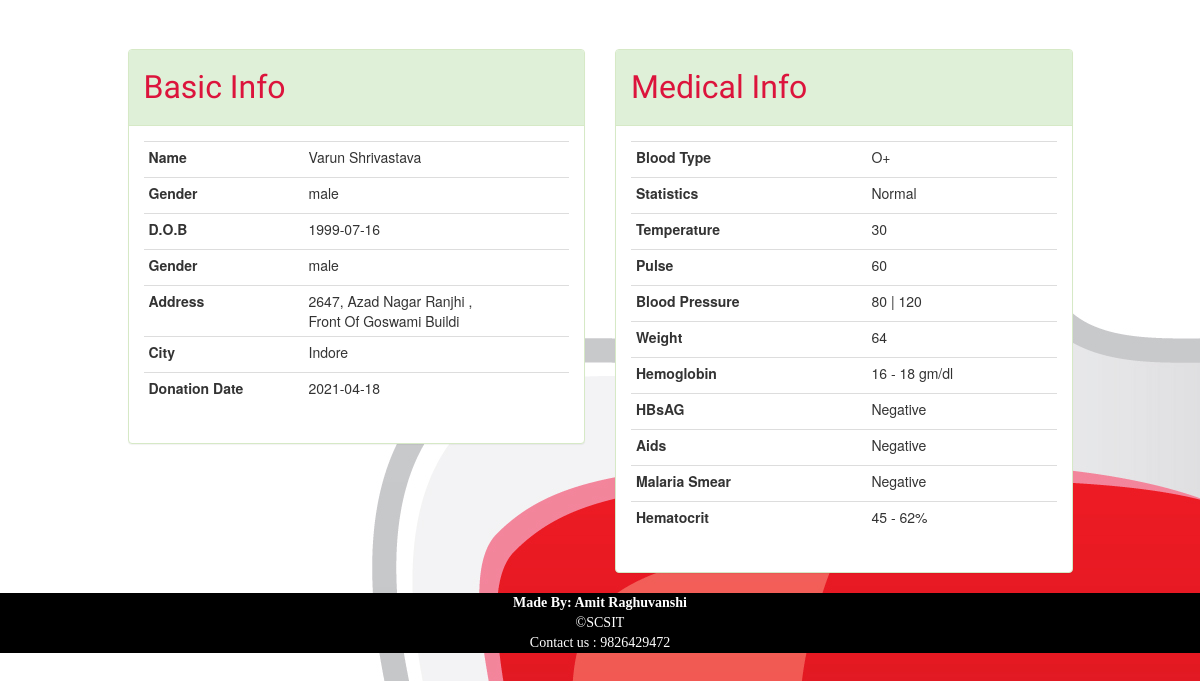
/profile.php?id=30, run on the app's committed database.
### tables this page shows
CREATE TABLE IF NOT EXISTS `donors` (
  `id` int(11) NOT NULL AUTO_INCREMENT,
  `fname` varchar(45) NOT NULL,
  `mname` varchar(30) DEFAULT NULL,
  `lname` varchar(45) NOT NULL,
  `sex` varchar(10) NOT NULL,
  `b_type` varchar(2) NOT NULL,
  `bday` date NOT NULL,
  `h_address` varchar(50) NOT NULL,
  `city` varchar(30) NOT NULL,
  `don_date` date NOT NULL,
  `stats` text NOT NULL,
  `temp` varchar(10) NOT NULL,
  `pulse` varchar(10) NOT NULL,
  `bp` varchar(10) NOT NULL,
  `weight` int(11) NOT NULL,
  `hemoglobin` varchar(25) NOT NULL,
  `hbsag` varchar(10) NOT NULL,
  `aids` varchar(15) NOT NULL,
  `malaria_smear` varchar(20) NOT NULL,
  `hematocrit` varchar(15) NOT NULL,
  `phone` varchar(10) DEFAULT NULL,
  `mobile` varchar(11) NOT NULL,
  PRIMARY KEY (`id`)
);

### php/DBConnect.php (called while the page is built, shortened)
<?php
class DBConnect {
    private $db = NULL;
    public function __construct() {
        $dsn = 'mysql:dbname=' . self::DB_NAME . ';host=' . self::DB_SERVER;
        try {
            $this->db = new PDO($dsn, self::DB_USER, self::DB_PASSWORD);
        } catch (PDOException $e) {
            throw new Exception('Connection failed: ' .
            $e->getMessage());
        }
        return $this->db;
    }
    public function getDonorProfileById($id){
        $stmt = $this->db->prepare("SELECT * FROM donors WHERE id=?");
        $stmt->execute([$id]);
        return $stmt->fetchAll();
    }
}

### profile.php (the view, shortened to what this page needs)
<?php
$id = $_GET['id'];
require_once 'php/DBConnect.php';
$db = new DBConnect();
$donor = $db->getDonorProfileById($id);
include 'layout/_header.php';
?>
<div class="container">
    <div class="row">
        <div class="col-sm-1"></div>
        <div class="col-md-5">
            <div class="panel panel-success">
                <div class="panel-heading">
                    <h5>Basic Info</h5>
                </div>
                <div class="panel-body">
                    <table class="table table-condensed">
                        <tr>
                            <td><label>Name</label></td>
                            <td><?= $donor[0]['fname']." ".$donor[0]['mname']." ".$donor[0]['lname']; ?></td>
                        </tr>
                        <tr>
                            <td><label>Gender</label></td>
                            <td><?= $donor[0]['sex']; ?></td>
                        </tr>
                        <tr>
                            <td><label>D.O.B</label></td>
                            <td><?= $donor[0]['bday']; ?></td>
                        </tr>
                        <tr>
                            <td><label> Gender </label></td>
                            <td><?= $donor[0]['sex']; ?></td>
                        </tr>
                        <tr>
                            <td><label> Address </label></td>
                            <td><?= wordwrap($donor[0]['h_address'], 26, '<br>'); ?></td>
                        </tr>
                        <tr>
                            <td><label> City </label></td>
                            <td><?= $donor[0]['city']; ?></td>
                        </tr>
                        <tr>
                            <td><label> Donation Date </label></td>
                            <td><?= $donor[0]['don_date']; ?></td>
                        </tr>
                    </table>
                </div>
            </div>
        </div>
        <div class="col-md-5">
            <div class="panel panel-success">
                <div class="panel-heading">
                    <h5>Medical Info</h5>
                </div>
                <div class="panel-body">
                    <table class="table table-condensed">
                        <tr>
                            <td><label>Blood Type</label></td>
                            <td><?= $donor[0]['b_type']; ?></td>
                        </tr>
                        <tr>
                            <td><label>Statistics</label></td>
                            <td><?= $donor[0]['stats']; ?></td>
                        </tr>
                        <tr>
                            <td><label>Temperature</label></td>
                            <td><?= $donor[0]['temp']; ?></td>
                        </tr>
                        <tr>
                            <td><label> Pulse </label></td>
                            <td><?= $donor[0]['pulse']; ?></td>
                        </tr>
                        <tr>
                            <td><label> Blood Pressure </label></td>
                            <td><?= $donor[0]['bp']; ?></td>
                        </tr>
                        <tr>
                            <td><label> Weight </label></td>
                            <td><?= $donor[0]['weight']; ?></td>
                        </tr>
                        <tr>
                            <td><label> Hemoglobin </label></td>
                            <td><?= $donor[0]['hemoglobin']; ?></td>
                        </tr>
                        <tr>
                            <td><label> HBsAG </label></td>
                            <td><?= $donor[0]['hbsag']; ?></td>
                        </tr>
                        <tr>
                            <td><label> Aids </label></td>
                            <td><?= $donor[0]['aids']; ?></td>
                        </tr>
                        <tr>
                            <td><label> Malaria Smear </label></td>
                            <td><?= $donor[0]['malaria_smear']; ?></td>
                        </tr>
                        <tr>
                            <td><label> Hematocrit </label></td>
                            <td><?= $donor[0]['hematocrit']; ?></td>
                        </tr>
                    </table>
                </div>
            </div>
        </div>
        <div class="col-sm-1"></div>
    </div>
</div>
<?php include 'layout/_footer.php'; ?>

### css/mystyle.css (style rules this page uses)
body { padding-top: 3.5em; background-image: url("../assets/bg_image.jpg"); }
h5 { font-size: xx-large; font-family: "Cantarell",cursive; color: crimson; }

### data on the page
donors: fname "Varun", lname "Shrivastava", sex "male", bday "1999-07-16", h_address "2647, Azad Nagar Ranjhi , Front Of Goswami Buildi", city "Indore", don_date "2021-04-18", b_type "O+", stats "Normal", temp "30", pulse "60", bp "80 | 120", weight "64", hemoglobin "16 - 18 gm/dl", hbsag "Negative", aids "Negative", malaria_smear "Negative", hematocrit "45 - 62%"
